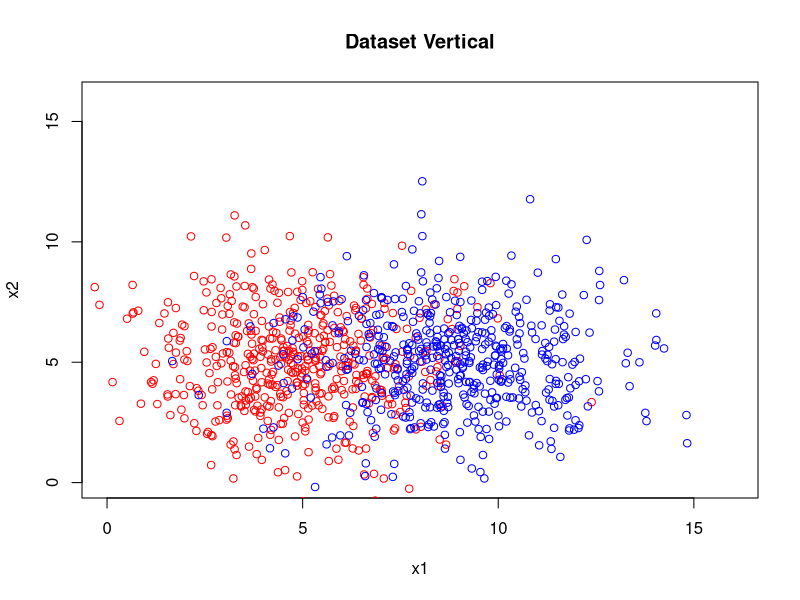

This figure's R source:
library(e1071)
# 1. Crear un dataset artificial balanceado a partir de datos generados aleatoriamente con distribución
# ormal de dimensiones [1000,3]. Generar los primeros 500 patrones (perteneciente a la clase 1)
# con una distribución normal con media=(5,5) y SD=2. Generar los 500 patrones restantes
# (perteneciente a la clase 0) con una distribución normal con media=(9,5) y SD=2. Guardar el
# dataset con el nombre “Vertical.Rdata”. (1,0)

vertical1 <- cbind(c(rnorm(500,5,2)),c(rnorm(500,5,2)),c(rep(1,500)));
vertical0 <- cbind(c(rnorm(500,9,2)),c(rnorm(500,5,2)),c(rep(0,500)));
vertical <- rbind(vertical1, vertical0);
save(vertical,file = "Vertical.Rdata");


# 2. Graficar el dataset del punto anterior. Los patrones de la clase 1 con color rojo y los patrones de
# la clase 0 con azul. Colocar a la gráfica el título “Dataset Vertical”. Etiquetar los ejes de la gráfica
# con “X1” y “X2”. Guardar la gráfica en formato PDF con el nombre “Grafica_Vertical.pdf”

pdf("Grafica_Vertical.pdf")
plot(0:16,0.:16, type='n',main='Dataset Vertical',xlab = 'x1',ylab = 'x2')
points(vertical[1:500,1],vertical[1:500,2], col='red')
points(vertical[501:1000,1],vertical[501:1000,2], col='blue')
dev.off()

# 3. Realizar 30 corridas aplicando al dataset “Vertical” el método Hold-Out con un 70% para entrenar
# y el resto para prueba. Guardar los datasets de entrenamiento y test generados en dos listas
# “Vertical_train” y “Vertical_test” respectivamente.

indice_t<-c(1:1000)
vertical_test <- list();
vertical_train <- list();
for(i in 1:30){
  indice_test <-c(sample(c(1:500),150),sample(c(501:1000),150));
  vertical_test[[i]] <- vertical[indice_test,];
  vertical_train[[i]] <- vertical[-indice_test,];
}

# 4. Entrenar en cada corrida una SVM con su correspondiente conjunto de entrenamiento. Realizar
# en cada corrida las predicciones sobre el conjunto de prueba correspondiente. (1,0)

modelos<-list()
predicciones<-list()
for(i in 1:30){
  modelos[[i]] <- svm(vertical_train[[i]][,-3],vertical_train[[i]][,3], type="C");
  predicciones <- predict(modelos[[i]],vertical_test[[i]][,-3]);
}
# 5. Calcular el error de Clasificación de cada corrida. (1,0)

errorC<-array()
for(i in 1:30){
  errorC[i]<-sum(predicciones[[i]] != vertical_test[[i]][,3])/length(vertical_test[[i]][,3])
}

# 6. Guardar las predicciones las corridas en una lista con el nombre “predicciones” y los errores de
# clasificación de las corridas en un array con el nombre “errorC”. (0,5)

save(predicciones,file = "predicciones.Rdata");
save(errorC,file = "errorC.Rdata");
# 7. Calcular el error medio de clasificación de las corridas y escriba sus conclusiones.
# ¿Podrías afirmar que el error medio obtenido es estadísticamente representativo? Justifique.
# ¿Que podrías hacer para mejorar el rendimiento del clasificador?
ErrorDeClasificacion<-mean(errorC)